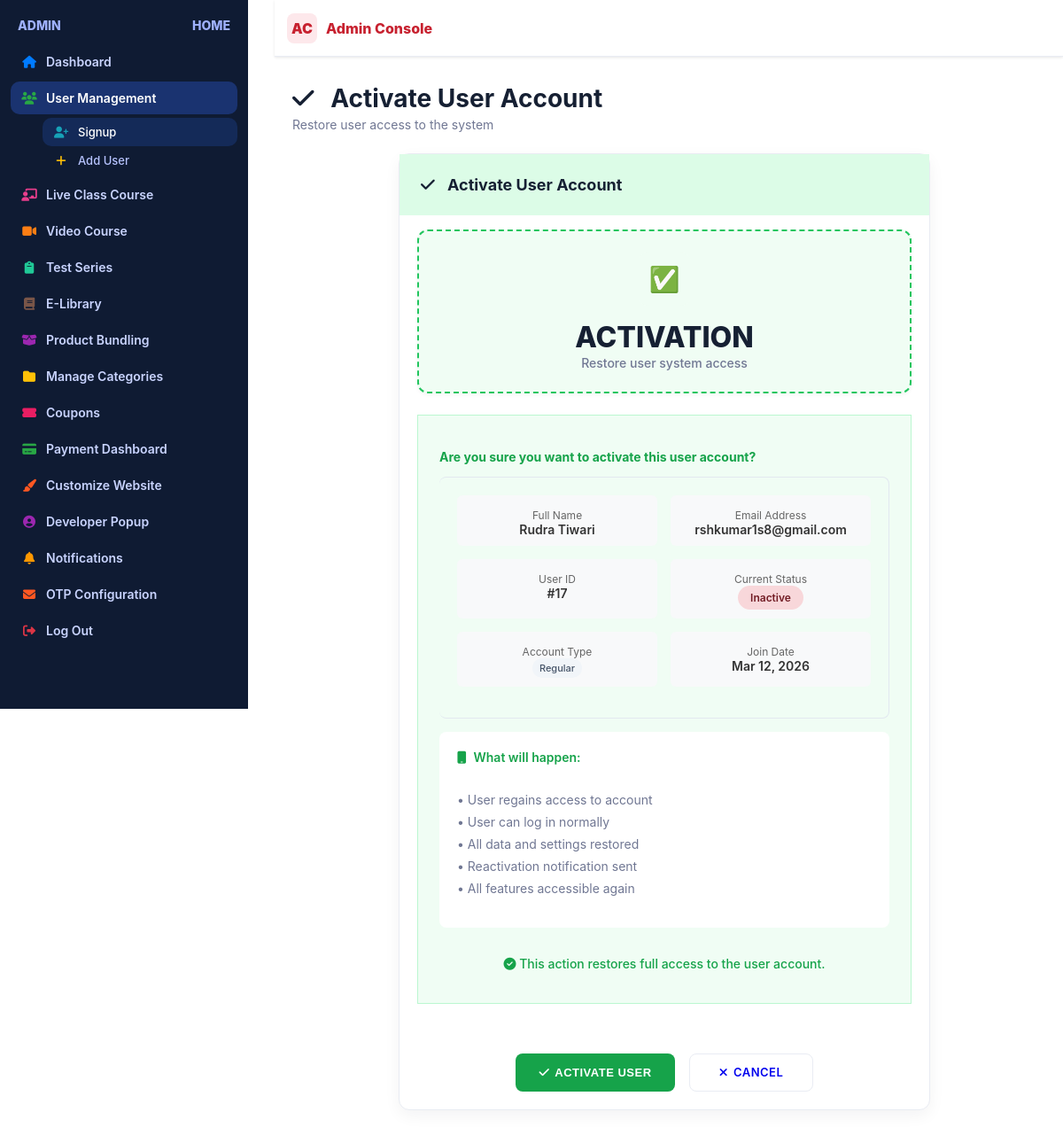
The page /user/17/toggle-status/ (signed in) on the database its author committed.
### base/models.py (models this page shows, shortened)
class User(AbstractBaseUser, PermissionsMixin):
    email = models.EmailField(unique=True)
    first_name = models.CharField(max_length=150, blank=True)
    middle_name = models.CharField(max_length=150, blank=True)
    last_name = models.CharField(max_length=150, blank=True)
    age = models.PositiveIntegerField(null=True, blank=True)
    contact_number = models.CharField(max_length=20, blank=True)
    GENDER_CHOICES = [
        ('M', 'Male'),
        ('F', 'Female'),
        ('O', 'Other'),
        ('N', 'Prefer not to say'),
    ]
    gender = models.CharField(max_length=1, choices=GENDER_CHOICES, blank=True)
    profile_image = models.ImageField(upload_to='profile_pics/', null=True, blank=True)
    is_active = models.BooleanField(default=True)
    is_staff = models.BooleanField(default=False)
    is_verified = models.BooleanField(default=False)
    date_joined = models.DateTimeField(auto_now_add=True)
    USERNAME_FIELD = 'email'
    REQUIRED_FIELDS = []
    objects = UserManager()
    def get_full_name(self):
        parts = [self.first_name, self.middle_name, self.last_name]
        full_name = ' '.join(filter(None, [p.strip() for p in parts]))
        return full_name

### adminpanel/views.py (the view, shortened to what this page needs)
# urls.py: path('user/<int:user_id>/toggle-status/', views.toggle_user_status, name='toggle_user_status'),
@staff_member_required
def toggle_user_status(request, user_id):
    user_obj = get_object_or_404(User, id=user_id)
    if user_obj.is_superuser:
        messages.error(request, 'Cannot change status of superuser accounts!')
        return redirect('signupdashboard')
    context = {'user_obj': user_obj}
    return render(request, 'analytics/toggle_status.html', context)

### adminpanel/context_processors.py (called while the page is built)
def navbar_settings(request):
    try:
        settings = NavbarSettings.objects.filter(is_active=True).first()
        if not settings:
            settings = NavbarSettings.objects.create()
        return {'navbar_settings': settings}
    except Exception as e:
        print(f"Error in navbar_settings context processor: {e}")
        return {'navbar_settings': None}

def footer_settings(request):
    try:
        settings = FooterSettings.objects.filter(is_active=True).first()
        footer_links = FooterLink.objects.filter(is_active=True)
        footer_legal_links = FooterLegalLink.objects.filter(is_active=True)
        if not settings:
            settings = FooterSettings.objects.create()
        return {
            'footer_settings': settings,
            'footer_links': footer_links,
            'footer_legal_links': footer_legal_links,
        }
    except Exception as e:
        print(f"Error in footer_settings context processor: {e}")
        return {
            'footer_settings': None,
            'footer_links': [],
            'footer_legal_links': [],
        }

### base/templatetags/navbar_tags.py (called while the page is built)
@register.simple_tag
def get_favicon_url():
    try:
        settings = NavbarSettings.objects.first()
        if settings and settings.favicon:
            return settings.favicon.url
        return None
    except:
        return None

### video_courses/context_processors.py (called while the page is built)
def categories_context(request):
    categories = Category.objects.all()
    return {
        'navbar_categories': categories
    }

### adminpanel/templates/analytics/toggle_status.html (shortened to what this page needs)
{% extends "admin_dashboard.html" %}
{% block content %}
<main>
  <div class="page-header">
    <div class="header-content">
      <h1 style="color: {% if user_obj.is_active %}var(--ad-warning){% else %}var(--ad-success){% endif %};">
        <i class="{% if user_obj.is_active %}fas fa-ban{% else %}fas fa-check{% endif %}" style="margin-right: 12px;"></i>
        {% if user_obj.is_active %}Deactivate{% else %}Activate{% endif %} User Account
      </h1>
      <p class="page-subtitle">
        {% if user_obj.is_active %}Suspend user access to the system{% else %}Restore user access to the system{% endif %}
      </p>
    </div>
    <div class="header-actions">
      <a href="{% url 'signupdashboard' %}" class="btn" style="background: var(--ad-accent); color: white; border-color: var(--ad-accent);">
        <i class="fas fa-arrow-left"></i> Back to Users
      </a>
    </div>
  </div>
  <div class="wrapper">
    <div class="panel" style="max-width: 600px; margin: 0 auto;">
      <div class="panel-title" style="background: {% if user_obj.is_active %}#fef3c7{% else %}#dcfce7{% endif %}; color: {% if user_obj.is_active %}var(--ad-warning){% else %}var(--ad-success){% endif %}; margin: -20px -20px 16px -20px; padding: 24px; border-radius: var(--ad-radius) var(--ad-radius) 0 0;">
        <i class="{% if user_obj.is_active %}fas fa-ban{% else %}fas fa-check{% endif %}" style="margin-right: 10px;"></i>
        {% if user_obj.is_active %}Deactivate{% else %}Activate{% endif %} User Account
      </div>
      <div class="analytics-card" style="background: {% if user_obj.is_active %}#fffbeb{% else %}#f0fdf4{% endif %}; border: 2px dashed {% if user_obj.is_active %}#fbbf24{% else %}#22c55e{% endif %}; margin-bottom: 24px;">
        <div class="analytics-icon {% if user_obj.is_active %}icon-usage{% else %}icon-active{% endif %}" style="width: 60px; height: 60px; font-size: 28px;">
          {% if user_obj.is_active %}🚫{% else %}✅{% endif %}
        </div>
        <div class="analytics-value" style="color: {% if user_obj.is_active %}var(--ad-warning){% else %}var(--ad-success){% endif %};">
          {% if user_obj.is_active %}DEACTIVATION{% else %}ACTIVATION{% endif %}
        </div>
        <div class="analytics-label">
          {% if user_obj.is_active %}
            Suspend user system access
          {% else %}
            Restore user system access
          {% endif %}
        </div>
      </div>
      <div class="message {% if user_obj.is_active %}error{% else %}success{% endif %}" style="border-radius: var(--ad-radius); position: relative; padding: 24px;">
        <p><strong>
          Are you sure you want to {% if user_obj.is_active %}deactivate{% else %}activate{% endif %} this user account?
        </strong></p>
        <div class="coupon-card" style="background: var(--ad-panel-2); border-left: 4px solid {% if user_obj.is_active %}var(--ad-warning){% else %}var(--ad-success){% endif %};">
          <div class="coupon-stats" style="grid-template-columns: 1fr 1fr;">
            <div class="stat-item">
              <div class="stat-label">Full Name</div>
              <div class="stat-value" style="font-size: 14px; font-weight: 600;">{{ user_obj.get_full_name|default:"Not provided" }}</div>
            </div>
            <div class="stat-item">
              <div class="stat-label">Email Address</div>
              <div class="stat-value" style="font-size: 14px; font-weight: 600;">{{ user_obj.email }}</div>
            </div>
            <div class="stat-item">
              <div class="stat-label">User ID</div>
              <div class="stat-value" style="font-size: 14px; font-weight: 600;">#{{ user_obj.id }}</div>
            </div>
            <div class="stat-item">
              <div class="stat-label">Current Status</div>
              <div class="stat-value" style="font-size: 12px;">
                {% if user_obj.is_active %}
                  <span class="status-badge status-active">Active</span>
                {% else %}
                  <span class="status-badge status-inactive">Inactive</span>
                {% endif %}
              </div>
            </div>
            <div class="stat-item">
              <div class="stat-label">Account Type</div>
              <div class="stat-value" style="font-size: 14px; font-weight: 600;">
                {% if user_obj.is_superuser %}
                  <span class="type-badge type-super">Superuser</span>
                {% elif user_obj.is_staff %}
                  <span class="type-badge type-staff">Staff</span>
                {% else %}
                  <span class="type-badge type-regular">Regular</span>
                {% endif %}
              </div>
            </div>
            <div class="stat-item">
              <div class="stat-label">Join Date</div>
              <div class="stat-value" style="font-size: 14px; font-weight: 600;">{{ user_obj.date_joined|date:"M d, Y" }}</div>
            </div>
          </div>
        </div>
        <div class="search-filters" style="border: 1px solid var(--ad-border);">
          <div class="coupon-header">
            <span style="font-weight: 600; display: flex; align-items: center; gap: 8px;">
              <i class="{% if user_obj.is_active %}fas fa-mobile-alt{% else %}fas fa-mobile{% endif %}"></i>
              What will happen:
            </span>
          </div>
          <div class="empty-state" style="padding: 16px 0;">
            {% if user_obj.is_active %}
              <div class="empty-text" style="margin-bottom: 8px;">• User will be logged out from all sessions</div>
              <div class="empty-text" style="margin-bottom: 8px;">• User cannot log in to the system</div>
              <div class="empty-text" style="margin-bottom: 8px;">• User data preserved but inaccessible</div>
              <div class="empty-text" style="margin-bottom: 8px;">• Action can be reversed by reactivation</div>
              <div class="empty-text">• All active sessions terminated</div>
            {% else %}
              <div class="empty-text" style="margin-bottom: 8px;">• User regains access to account</div>
              <div class="empty-text" style="margin-bottom: 8px;">• User can log in normally</div>
              <div class="empty-text" style="margin-bottom: 8px;">• All data and settings restored</div>
              <div class="empty-text" style="margin-bottom: 8px;">• Reactivation notification sent</div>
              <div class="empty-text">• All features accessible again</div>
            {% endif %}
          </div>
        </div>
        <div class="ad-footer-note" style="color: {% if user_obj.is_active %}var(--ad-warning){% else %}var(--ad-success){% endif %}; font-weight: 500; font-size: 14px; text-align: center; padding: 12px; background: {% if user_obj.is_active %}#fffbeb{% else %}#f0fdf4{% endif %}; border-radius: var(--ad-radius-sm);">
          {% if user_obj.is_active %}
            <i class="fas fa-exclamation-triangle"></i> This action temporarily suspends the user but preserves all data.
          {% else %}
            <i class="fas fa-check-circle"></i> This action restores full access to the user account.
          {% endif %}
        </div>
      </div>
      <form method="POST" onsubmit="return confirmStatusChange()">
        <div class="actions" style="justify-content: center; margin-top: 32px; padding-top: 24px; border-top: 1px solid var(--ad-border); gap: 16px;">
          <button type="submit" class="btn {% if user_obj.is_active %}btn-danger{% else %}btn-success{% endif %}" id="statusBtn" style="min-width: 180px; padding: 14px 24px; text-transform: uppercase; letter-spacing: 0.5px;">
            <i class="{% if user_obj.is_active %}fas fa-ban{% else %}fas fa-check{% endif %}"></i>
            {% if user_obj.is_active %}Deactivate User{% else %}Activate User{% endif %}
          </button>
          <a href="{% url 'signupdashboard' %}" class="btn btn-secondary" style="min-width: 140px; padding: 14px 24px; text-transform: uppercase; letter-spacing: 0.5px;">
            <i class="fas fa-times"></i> Cancel
          </a>
        </div>
      </form>
    </div>
  </div>
</main>
{% endblock %}

### adminpanel/templates/admin_dashboard.html (style rules this page uses)
html, body { width: 100%; height: 100%; margin: 0; padding: 0; background: #ffffff; }
:root { --admin-bg: #ffffff; --admin-panel: #ffffff; --admin-panel-2: #fafbff; --admin-border: #e9ecf3; --admin-muted: #707793; --admin-text: #162033; --admin-primary: #c7212f; --admin-primary-600: #ad1830; --admin-primary-100: #fde8eb; --admin-accent: #2d65f2; --admin-success: #16a34a; --admin-warning: #f59e0b; --admin-danger: #dc2626; --admin-card-shadow: 0 6px 18px rgba(16,24,40,0.05); --admin-radius: 14px; --admin-radius-sm: 10px; --admin-ring: 0 0 0 3px rgba(199,33,47,.2); --input-border: #d1d5db; --input-border-focus: #c7212f; --input-bg: #ffffff; }
html, body { height: auto !important; overflow-y: auto !important; scroll-behavior: smooth; }
.page-header { display: flex; justify-content: space-between; align-items: flex-start; margin-bottom: 24px; flex-wrap: wrap; gap: 16px; }
.header-content h1 { margin: 0; font-size: 28px; font-weight: 700; color: var(--admin-text); }
.page-subtitle { color: var(--admin-muted); margin: 4px 0 0 0; font-size: 14px; }
.status-badge { display: inline-block; padding: 6px 14px; border-radius: 14px; font-size: 12px; font-weight: 600; }
.status-inactive, .status-failed { background: #f8d7da; color: #721c24; }
.type-badge { padding: 4px 8px; border-radius: 12px; font-size: 11px; font-weight: 500; display: inline-flex; align-items: center; gap: 4px; }
.type-regular { background: #f1f5f9; color: #475569; }
.empty-state { padding: 40px 20px; }
.empty-text { color: var(--admin-muted); font-size: 14px; }
* { box-sizing: border-box; }
body { margin: 0; font-family: 'Inter', system-ui, -apple-system, Segoe UI, Roboto, Arial, sans-serif; background: var(--admin-bg); color: var(--admin-text); }
.wrapper { max-width: 1200px; margin: 24px auto; padding: 0 16px; min-height: auto; }
.panel { background: var(--admin-panel); border: 1px solid var(--admin-border); border-radius: 12px; box-shadow: var(--admin-card-shadow); padding: 20px; margin-top: 20px; }
.panel-title { font-size: 18px; font-weight: 700; margin: 0 0 16px 0; color: var(--admin-text); }
.btn { border: 1px solid var(--admin-border); background: #fff; border-radius: 8px; padding: 8px 12px; cursor: pointer; font-weight: 600; font-size: 13px; text-decoration: none; display: inline-flex; align-items: center; justify-content: center; gap: 6px; line-height: 1; vertical-align: middle; transition: all 0.2s ease; }
.btn-success { background: #16a34a; color: #fff; border-color: transparent; }
.actions { display: flex; gap: 8px; justify-content: flex-end; margin-top: 12px; }
.message { padding: 12px 16px; border-radius: 8px; margin-bottom: 10px; font-size: 14px; }
.message.success { background: #f0fdf4; color: #16a34a; border: 1px solid #bbf7d0; }
.analytics-card { background: white; border: 1px solid #e2e8f0; border-radius: 12px; padding: 24px; box-shadow: 0 2px 4px rgba(0,0,0,0.04); display: flex; align-items: center; justify-content: center; flex-direction: column; text-align: center; min-height: 140px; }
.analytics-icon { width: 60px; height: 60px; border-radius: 12px; display: flex; align-items: center; justify-content: center; font-size: 28px; margin-bottom: 12px; }
.analytics-value { font-size: 32px; font-weight: 800; margin: 8px 0 4px 0; line-height: 1; }
.analytics-label { color: var(--admin-muted); font-size: 14px; font-weight: 500; margin: 0; }
.icon-active { background: #f0fdf4; color: #16a34a; }
.coupon-card { background: white; border: 1px solid #e2e8f0; border-radius: 8px; padding: 20px; margin-bottom: 15px; }
.coupon-header { display: flex; justify-content: space-between; align-items: center; margin-bottom: 15px; }
.coupon-stats { display: grid; grid-template-columns: repeat(auto-fit, minmax(150px, 1fr)); gap: 15px; margin-bottom: 15px; }
.stat-item { text-align: center; padding: 10px; background: #f8f9fa; border-radius: 6px; }
.stat-value { font-size: 20px; font-weight: bold; color: #333; }
.stat-label { font-size: 12px; color: #666; margin-top: 5px; }
.search-filters { background: white; padding: 20px; border-radius: 8px; margin-bottom: 20px; }

### rows shown on the page
User: get_full_name "Rudra Tiwari", email "rshkumar1s8@gmail.com", id "17", date_joined "Mar 12, 2026"
